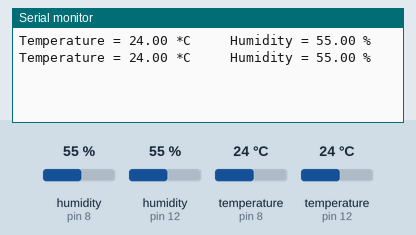
A sketch run on a simulated Arduino Uno, built with avr-gcc and run on an emulated ATmega328P. Shown: the last lines printed to the serial monitor. Inputs (shaded band) come from the test bench; at power-on: humidity (sensors on pin 8, pin 12) 55 %, temperature (sensors on pin 8, pin 12) 24 °C.

Above: at 2.8 s.
2.9 s: humidity (sensor on pin 8) set to 22 %
At 4.6 s:
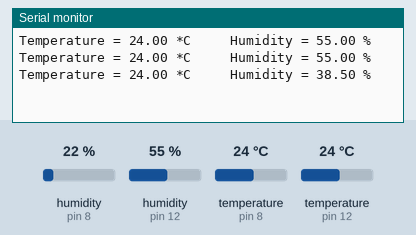
5.6 s: humidity (sensor on pin 12) set to 22 %
At 6.5 s:
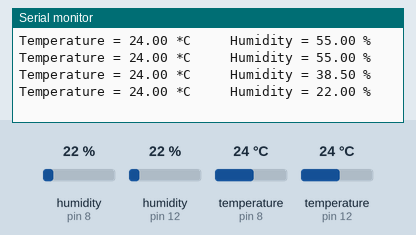
8.3 s: temperature (sensor on pin 8) set to 12 °C
At 10.4 s:
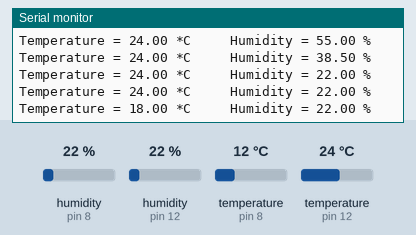
11.0 s: temperature (sensor on pin 12) set to 12 °C
At 13.3 s:
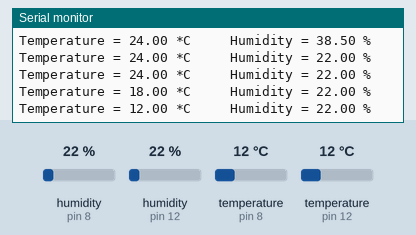
13.7 s: humidity (sensor on pin 8) set to 40 %
At 15.5 s:
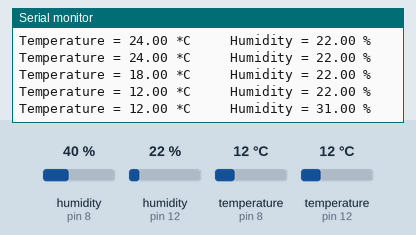
16.4 s: humidity (sensor on pin 12) set to 40 %
At 19.4 s:
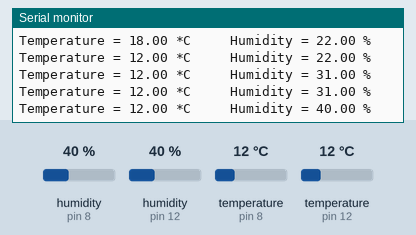
Timing chart, 0 to 20.1 s (numbered marks = the images above; inputs shaded):
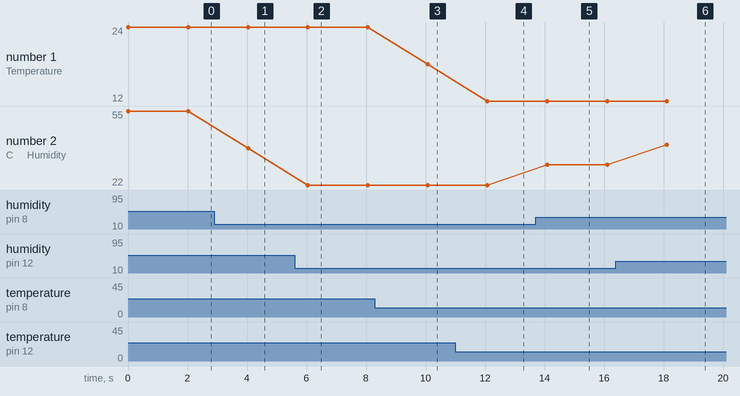

Measured:
- after the input at 2.9 s, the serial monitor: prints a new line after 1.1 s (image 1)
- after the input at 5.6 s, the serial monitor: prints a new line after 0.45 s (image 2)
- after the input at 8.3 s, the serial monitor: prints a new line after 1.8 s (image 3)
- after the input at 11.0 s, the serial monitor: prints a new line after 1.1 s (image 4)
- after the input at 13.7 s, the serial monitor: prints a new line after 0.39 s (image 5)
- after the input at 16.4 s, the serial monitor: prints a new line after 1.7 s (image 6)
- plotted number 1: 24 → 18 after the input at 8.3 s, 18 → 12 after the input at 11.0 s
- plotted number 2: 55 → 38.5 after the input at 2.9 s, 38.5 → 22 after the input at 5.6 s, 22 → 31 after the input at 13.7 s, 31 → 40 after the input at 16.4 s

The sketch:

dht22_code.ino
```cpp
/*
  Blink

  Turns an LED on for one second, then off for one second, repeatedly.


*/

#include <DHT.h>

#define DHT1Pin 8 // pin number 1
#define DHT2Pin 12 // pin number 2

#define DHTTYPE DHT22
DHT dht1(DHT1Pin, DHTTYPE);
DHT dht2(DHT2Pin, DHTTYPE);
void setup() {
  Serial.begin(9600);
  pinMode(DHT1Pin, INPUT);
  pinMode(DHT2Pin, INPUT);
  dht1.begin();
  dht2.begin();
}
void loop() {
  float t1 = dht1.readTemperature(); // temp dht1
  float h1 = dht1.readHumidity(); // humidity dht1
  float t2 = dht2.readTemperature(); // temp dht2
  float h2 = dht2.readHumidity(); // humidity dht2

  // Printing the results on the serial monitor
  float t=(t1+t2)/2;
  float h=(h1+h2)/2;
  Serial.print("Temperature = ");
  Serial.print(t);
  Serial.print(" *C ");
  Serial.print("    Humidity = ");
  Serial.print(h);
  Serial.println(" % ");

  delay(2000); // Delays 2 secods, as the DHT22 sampling rate is 0.5Hz
}
```
